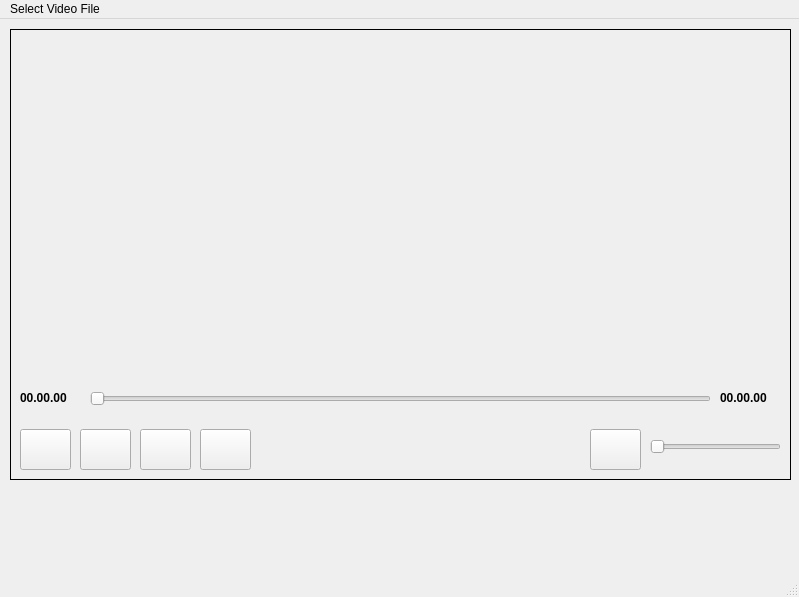
<?xml version="1.0" encoding="UTF-8"?>
<ui version="4.0">
 <class>MainWindow</class>
 <widget class="QMainWindow" name="MainWindow">
  <property name="geometry">
   <rect>
    <x>0</x>
    <y>0</y>
    <width>799</width>
    <height>597</height>
   </rect>
  </property>
  <property name="mouseTracking">
   <bool>true</bool>
  </property>
  <property name="windowTitle">
   <string>MainWindow</string>
  </property>
  <property name="styleSheet">
   <string notr="true">QGroupBox{
	
	border: 1px sollid black;
}</string>
  </property>
  <widget class="QWidget" name="centralwidget">
   <widget class="QGroupBox" name="groupBox_Video">
    <property name="geometry">
     <rect>
      <x>10</x>
      <y>10</y>
      <width>781</width>
      <height>451</height>
     </rect>
    </property>
    <property name="styleSheet">
     <string notr="true">QGroupBox{
	
	border: 1px solid black;
}</string>
    </property>
    <property name="title">
     <string/>
    </property>
    <widget class="QPushButton" name="pushButton_Seek_Backward">
     <property name="geometry">
      <rect>
       <x>10</x>
       <y>400</y>
       <width>51</width>
       <height>41</height>
      </rect>
     </property>
     <property name="text">
      <string/>
     </property>
    </widget>
    <widget class="QPushButton" name="pushButton_Play_Pause">
     <property name="geometry">
      <rect>
       <x>70</x>
       <y>400</y>
       <width>51</width>
       <height>41</height>
      </rect>
     </property>
     <property name="text">
      <string/>
     </property>
    </widget>
    <widget class="QPushButton" name="pushButton_Stop">
     <property name="geometry">
      <rect>
       <x>130</x>
       <y>400</y>
       <width>51</width>
       <height>41</height>
      </rect>
     </property>
     <property name="text">
      <string/>
     </property>
    </widget>
    <widget class="QPushButton" name="pushButton_Seek_Forward">
     <property name="geometry">
      <rect>
       <x>190</x>
       <y>400</y>
       <width>51</width>
       <height>41</height>
      </rect>
     </property>
     <property name="text">
      <string/>
     </property>
    </widget>
    <widget class="QPushButton" name="pushButton_Volume">
     <property name="geometry">
      <rect>
       <x>580</x>
       <y>400</y>
       <width>51</width>
       <height>41</height>
      </rect>
     </property>
     <property name="text">
      <string/>
     </property>
    </widget>
    <widget class="QSlider" name="horizontalSlider_Volume">
     <property name="geometry">
      <rect>
       <x>640</x>
       <y>410</y>
       <width>131</width>
       <height>16</height>
      </rect>
     </property>
     <property name="orientation">
      <enum>Qt::Horizontal</enum>
     </property>
    </widget>
    <widget class="QSlider" name="horizontalSlider_Duration">
     <property name="geometry">
      <rect>
       <x>80</x>
       <y>360</y>
       <width>621</width>
       <height>20</height>
      </rect>
     </property>
     <property name="orientation">
      <enum>Qt::Horizontal</enum>
     </property>
    </widget>
    <widget class="QLabel" name="label_current_Time">
     <property name="geometry">
      <rect>
       <x>10</x>
       <y>360</y>
       <width>67</width>
       <height>17</height>
      </rect>
     </property>
     <property name="font">
      <font>
       <bold>true</bold>
      </font>
     </property>
     <property name="text">
      <string>00.00.00</string>
     </property>
    </widget>
    <widget class="QLabel" name="label_Total_Time">
     <property name="geometry">
      <rect>
       <x>710</x>
       <y>360</y>
       <width>67</width>
       <height>17</height>
      </rect>
     </property>
     <property name="font">
      <font>
       <bold>true</bold>
      </font>
     </property>
     <property name="text">
      <string>00.00.00</string>
     </property>
    </widget>
   </widget>
  </widget>
  <widget class="QMenuBar" name="menubar">
   <property name="geometry">
    <rect>
     <x>0</x>
     <y>0</y>
     <width>799</width>
     <height>22</height>
    </rect>
   </property>
   <widget class="QMenu" name="menuSelect_Video_File">
    <property name="title">
     <string>Select Video File</string>
    </property>
    <addaction name="separator"/>
    <addaction name="actionOpen_2"/>
   </widget>
   <addaction name="menuSelect_Video_File"/>
  </widget>
  <widget class="QStatusBar" name="statusbar"/>
  <action name="actionOpen">
   <property name="checkable">
    <bool>true</bool>
   </property>
   <property name="checked">
    <bool>true</bool>
   </property>
   <property name="enabled">
    <bool>true</bool>
   </property>
   <property name="text">
    <string>Open</string>
   </property>
   <property name="toolTip">
    <string>Open</string>
   </property>
   <property name="menuRole">
    <enum>QAction::NoRole</enum>
   </property>
  </action>
  <action name="actionOpen_2">
   <property name="text">
    <string>Open</string>
   </property>
  </action>
 </widget>
 <resources/>
 <connections/>
</ui>
